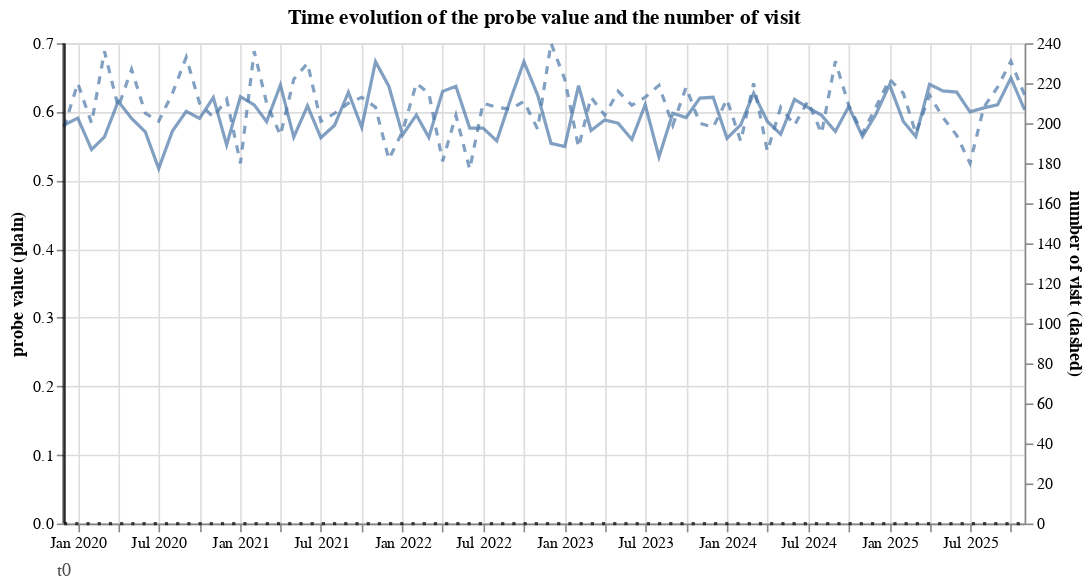

The notebook cell this image was saved under:
### Markdown cell above
We now visualize the estimates of the deployment dates for each hospital.

### Code cell
from edsteva.viz import plot_probe
from edsteva.utils import get_estimate_id

def get_viz_df():
    dict_struct = {i: name for i, name in enumerate(visit_with_med.care_site_id.unique())}
    df_struct_inverse = {name: i for i, name in dict_struct.items()}
    df_probe = visit_with_med.copy()
    df_probe['care_site_id'] = df_probe['care_site_id'].apply(lambda x: df_struct_inverse[x])
    df_result = estimate.copy()
    df_result['care_site_id'] = df_result['care_site_id'].apply(lambda x: df_struct_inverse[x]).astype(str)

    df_struct = (
        pd.DataFrame.from_dict(dict_struct, 'index')
        .reset_index()
        .rename(columns={'index': 'care_site_id', 0: 'concept_value'})
        .assign(concept_name=lambda pp: "lib")
    )
    return df_probe, df_struct, df_result

df_probe, df_struct, df_result = #TODO
estimate_id = get_estimate_id(#TODO)
plot_probe(#TODO)

### Figure 1 — Vega-Lite specification as saved in the notebook (floating-point values rounded to 4 significant figures; data arrays with more than 128 entries replaced by an {"elided": "..."} marker saying what was removed)
{"config": {"view": {"continuousWidth": 400, "continuousHeight": 300}, "legend": {"labelLimit": 0, "titleLimit": 0}, "range": {"category": {"scheme": "dark2"}}}, "layer": [{"layer": [{"layer": [{"mark": "line", "encoding": {"opacity": {"condition": {"value": 0.7, "selection": "selector001"}, "value": 0.1}, "x": {"type": "temporal", "field": "date", "timeUnit": "yearmonth", "title": ""}, "y": {"type": "quantitative", "axis": {"title": "probe value (plain)"}, "field": "rho"}}, "selection": {"selector001": {"type": "multi", "encodings": ["color"], "bind": "legend"}, "Care site id:": {"type": "single", "fields": ["care_site_id"], "bind": {"input": "select", "options": ["Centre F.Sinoussi (0)", "Clinique L.Pasteur (1)", "GHU A.Fleming (2)", "Hopital M.Bres (3)"]}, "init": {"care_site_id": "Centre F.Sinoussi (0)"}}}, "transform": [{"filter": {"selection": "Care site id:"}}]}, {"mark": {"type": "line", "color": "black", "strokeDash": [2, 5]}, "encoding": {"opacity": {"condition": {"value": 0.7, "selection": "selector001"}, "value": 0.1}, "x": {"type": "temporal", "field": "date", "timeUnit": "yearmonth", "title": ""}, "y": {"type": "quantitative", "axis": {"title": "probe value (plain)"}, "field": "routine_value"}}, "transform": [{"filter": {"selection": "Care site id:"}}]}]}, {"mark": {"type": "line", "strokeDash": [5, 5]}, "encoding": {"opacity": {"condition": {"value": 0.7, "selection": "selector001"}, "value": 0.1}, "x": {"type": "temporal", "field": "date", "timeUnit": "yearmonth", "title": ""}, "y": {"type": "quantitative", "axis": {"title": "number of visit (dashed)"}, "field": "n_visit"}}, "transform": [{"filter": {"selection": "Care site id:"}}]}], "data": {"name": "data-d1f14c820e4104bb59233ec8cc5f5f38"}, "resolve": {"scale": {"y": "independent"}}, "title": ["Time evolution of the probe value and the number of visit"], "width": 600}, {"layer": [{"mark": {"type": "rule", "strokeWidth": 2}, "encoding": {"opacity": {"condition": {"value": 0.7, "selection": "selector001"}, "value": 0.1}, "x": {"type": "temporal", "axis": {"title": ""}, "field": "concept_value", "timeUnit": "yearmonth"}}, "transform": [{"filter": {"selection": "Care site id:"}}]}, {"mark": "text", "encoding": {"opacity": {"condition": {"value": 0.7, "selection": "selector001"}, "value": 0.1}, "text": {"type": "nominal", "field": "concept_name"}, "x": {"type": "temporal", "field": "concept_value", "timeUnit": "yearmonth"}, "y": {"type": "quantitative", "axis": null, "field": "y", "scale": {"domain": [0, 10]}}}, "transform": [{"filter": {"selection": "Care site id:"}}]}], "data": {"name": "data-bed6a4ce0b56eb8cfd7ae8eaa82edf4b"}}], "resolve": {"scale": {"x": "shared"}}, "$schema": "https://vega.github.io/schema/vega-lite/v4.8.1.json", "datasets": {"data-d1f14c820e4104bb59233ec8cc5f5f38": {"elided": "288 records"}, "data-bed6a4ce0b56eb8cfd7ae8eaa82edf4b": [{"estimate_id": 0, "concept_name": "t0", "concept_value": "2019-12-01T00:00:00", "care_site_id": "Centre F.Sinoussi (0)", "y": -1.0}, {"estimate_id": 0, "concept_name": "t0", "concept_value": "2020-08-01T00:00:00", "care_site_id": "Clinique L.Pasteur (1)", "y": -1.0}, {"estimate_id": 0, "concept_name": "t0", "concept_value": "2020-12-01T00:00:00", "care_site_id": "GHU A.Fleming (2)", "y": -1.0}, {"estimate_id": 0, "concept_name": "t0", "concept_value": "2023-12-01T00:00:00", "care_site_id": "Hopital M.Bres (3)", "y": -1.0}]}}
